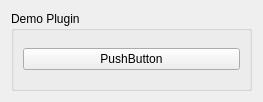
<?xml version="1.0" encoding="UTF-8"?>
<ui version="4.0">
 <class>Controller</class>
 <widget class="QWidget" name="Controller">
  <property name="geometry">
   <rect>
    <x>0</x>
    <y>0</y>
    <width>263</width>
    <height>102</height>
   </rect>
  </property>
  <property name="windowTitle">
   <string>Form</string>
  </property>
  <layout class="QVBoxLayout" name="verticalLayout">
   <item>
    <widget class="QGroupBox" name="main_box">
     <property name="sizePolicy">
      <sizepolicy hsizetype="Preferred" vsizetype="Expanding">
       <horstretch>0</horstretch>
       <verstretch>0</verstretch>
      </sizepolicy>
     </property>
     <property name="title">
      <string>Demo Plugin</string>
     </property>
     <layout class="QVBoxLayout" name="verticalLayout_6">
      <item>
       <widget class="QPushButton" name="dummy_button">
        <property name="text">
         <string>PushButton</string>
        </property>
       </widget>
      </item>
     </layout>
    </widget>
   </item>
  </layout>
 </widget>
 <resources/>
 <connections/>
</ui>
